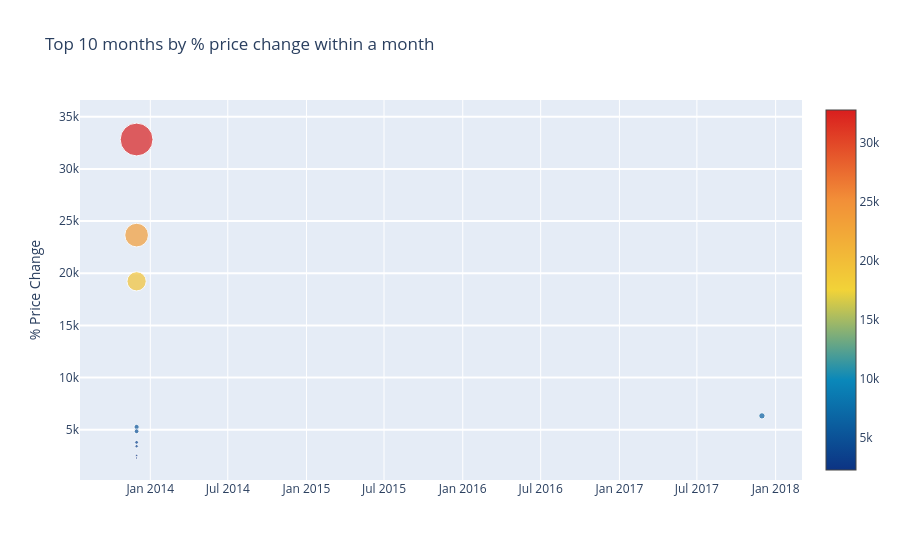

Notebook code cell kept with this figure:
### Markdown cell above
# 5- Create Monthly Data

### Code cell
df_m = (
    df
    .set_index('Date')
    .groupby('Currency')['Price']
    .resample('ME')                # monthly frequency
    .mean()                      # mean price per month
    .reset_index()
)

monthly_ohlc = (
    df
    .set_index('Date')
    .groupby('Currency')['Price']
    .resample('ME')
    .agg(['first', 'last', 'std', 'mean'])   # first = open, last = close, std = standard deviation, mean = mean price
    .reset_index()
    .rename(columns={
        'first': 'open price',
        'last': 'close price',
        'std': 'SD',
        'mean': 'mean price'

    })
)
df_m = df_m.merge(
    monthly_ohlc,
    on=['Currency', 'Date'],
    how='left'
)
df_m['month_diff'] = df_m['close price'] - df_m['open price']
df_m['month_diff_pct'] = df_m['month_diff'] / df_m['open price'] * 100
#print the top 10 months with highest % change of price change within a month
print("Top 10 months by % change of price change within a month:")
print(df_m.sort_values('month_diff_pct', ascending=False).head(10)[['Currency', 'Date', 'open price', 'close price', 'month_diff_pct']])

#Top 10 months by %change of price change within a month
top10_months = df_m.sort_values('month_diff_pct', ascending=False).head(10)
#include the currency name in the hover text
trace = go.Scatter(
    x = top10_months['Date'].dt.strftime(date_format='%Y-%m-%d').values,
    y = top10_months['month_diff_pct'].values,
    mode='markers',
    marker=dict(
        size = top10_months['month_diff_pct'].values*0.001,  # Adjust the size multiplier as needed
        color = top10_months['month_diff_pct'].values,
        colorscale='Portland',
        showscale=True
    ),
    text = top10_months['Date'].dt.strftime(date_format='%Y-%m-%d').values + '<br>' + top10_months['Currency'].values
    #text = f"Maximum price drop: {top10_months['SD'].values}"
    #top10_months['Date'].dt.strftime(date_format='%Y-%m-%d').values
)
data = [trace]

layout= go.Layout(
    autosize= True,
    title= 'Top 10 months by % price change within a month',
    hovermode= 'closest',
    yaxis=dict(
        title= '% Price Change',
        ticklen= 5,
        gridwidth= 2,
    ),
    showlegend= False
)
fig = go.Figure(data=data, layout=layout)
py.iplot(fig,filename='scatter2010')
# https://www.kaggle.com/code/richardgg93/rnn-example

### Figure 1 — Plotly figure (JSON) as saved in the notebook; plotly's stock layout.template omitted (floating-point values rounded to 4 significant figures)
{"data": [{"marker": {"color": [32810.0, 23650.0, 19230.0, 6330.0, 5264.0, 4854.0, 3792.0, 3419.0, 2538.0, 2293.0], "colorscale": [[0, "rgb(12,51,131)"], [0.25, "rgb(10,136,186)"], [0.5, "rgb(242,211,56)"], [0.75, "rgb(242,143,56)"], [1, "rgb(217,30,30)"]], "showscale": true, "size": [32.81, 23.65, 19.23, 6.33, 5.264, 4.854, 3.792, 3.419, 2.538, 2.293]}, "mode": "markers", "text": ["2013-11-30<br>quark", "2013-11-30<br>bitbar", "2013-11-30<br>megacoin", "2017-11-30<br>anoncoin", "2013-11-30<br>freicoin", "2013-11-30<br>phoenixcoin", "2013-11-30<br>anoncoin", "2013-11-30<br>digitalcoin", "2013-11-30<br>fastcoin", "2013-11-30<br>namecoin"], "type": "scatter", "x": ["2013-11-30", "2013-11-30", "2013-11-30", "2017-11-30", "2013-11-30", "2013-11-30", "2013-11-30", "2013-11-30", "2013-11-30", "2013-11-30"], "y": [32810.0, 23650.0, 19230.0, 6330.0, 5264.0, 4854.0, 3792.0, 3419.0, 2538.0, 2293.0]}], "layout": {"autosize": true, "hovermode": "closest", "showlegend": false, "title": {"text": "Top 10 months by % price change within a month"}, "yaxis": {"gridwidth": 2, "ticklen": 5, "title": {"text": "% Price Change"}}}}
